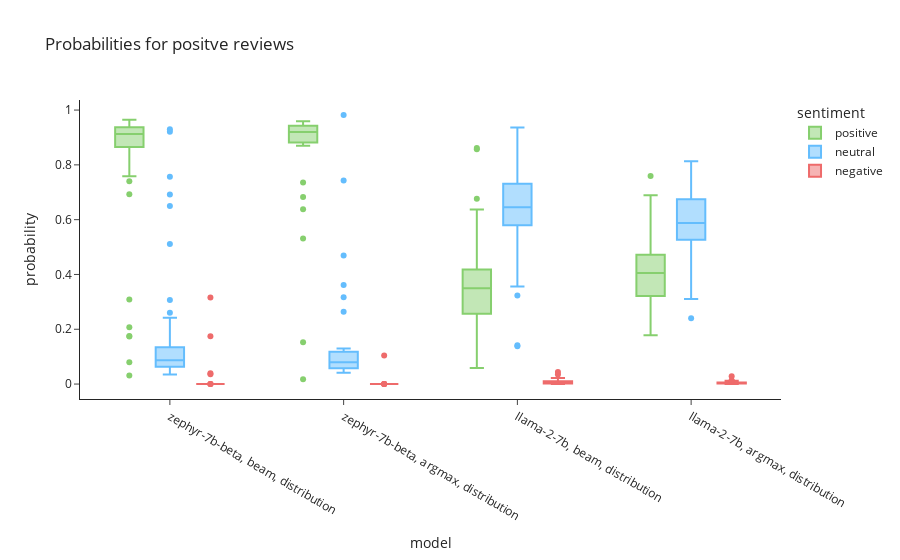

Notebook code for this chart:
### Code cell
fig = px.box(distr_res_df[distr_res_df.fact_sentiment == 'positive'], 
             x="model_group", y="prob_value", color="prob_label",
            color_discrete_map = {'negative': '#ee6b6b', 'neutral': '#64bdfd', 
                            'positive': '#86cf6e'},
            category_orders = {'prob_label': ['positive', 'neutral', 'negative'],
                              'model_group': ['zephyr-7b-beta, beam, distribution',
                                              'zephyr-7b-beta, argmax, distribution',
                                              'llama-2-7b, beam, distribution', 
                                              'llama-2-7b, argmax, distribution']},
            labels = {'prob_value': 'probability', 'model_group': 'model', 'prob_label': 'sentiment'},
            title = 'Probabilities for positve reviews')
fig.update_traces(quartilemethod="exclusive") # or "inclusive", or "linear" by default
fig.show()

### Figure 1 — Plotly figure (JSON) as saved in the notebook; plotly's stock layout.template omitted (floating-point values rounded to 4 significant figures; data arrays with more than 128 entries replaced by an {"elided": "..."} marker saying what was removed)
{"data": [{"alignmentgroup": "True", "hovertemplate": "sentiment=positive<br>model=%{x}<br>probability=%{y}<extra></extra>", "legendgroup": "positive", "marker": {"color": "#86cf6e"}, "name": "positive", "notched": false, "offsetgroup": "positive", "orientation": "v", "quartilemethod": "exclusive", "showlegend": true, "type": "box", "x": {"elided": "200 str values"}, "x0": " ", "xaxis": "x", "y": {"elided": "200 float values"}, "y0": " ", "yaxis": "y"}, {"alignmentgroup": "True", "hovertemplate": "sentiment=neutral<br>model=%{x}<br>probability=%{y}<extra></extra>", "legendgroup": "neutral", "marker": {"color": "#64bdfd"}, "name": "neutral", "notched": false, "offsetgroup": "neutral", "orientation": "v", "quartilemethod": "exclusive", "showlegend": true, "type": "box", "x": {"elided": "200 str values"}, "x0": " ", "xaxis": "x", "y": {"elided": "200 float values"}, "y0": " ", "yaxis": "y"}, {"alignmentgroup": "True", "hovertemplate": "sentiment=negative<br>model=%{x}<br>probability=%{y}<extra></extra>", "legendgroup": "negative", "marker": {"color": "#ee6b6b"}, "name": "negative", "notched": false, "offsetgroup": "negative", "orientation": "v", "quartilemethod": "exclusive", "showlegend": true, "type": "box", "x": {"elided": "200 str values"}, "x0": " ", "xaxis": "x", "y": {"elided": "200 float values"}, "y0": " ", "yaxis": "y"}], "layout": {"autosize": true, "boxmode": "group", "legend": {"title": {"text": "sentiment"}, "tracegroupgap": 0}, "title": {"text": "Probabilities for positve reviews"}, "xaxis": {"anchor": "y", "autorange": true, "categoryarray": ["zephyr-7b-beta, beam, distribution", "zephyr-7b-beta, argmax, distribution", "llama-2-7b, beam, distribution", "llama-2-7b, argmax, distribution"], "categoryorder": "array", "domain": [0, 1], "range": [-0.5133, 3.513], "title": {"text": "model"}, "type": "category"}, "yaxis": {"anchor": "x", "autorange": true, "domain": [0, 1], "range": [-0.05457, 1.037], "title": {"text": "probability"}, "type": "linear"}}}
